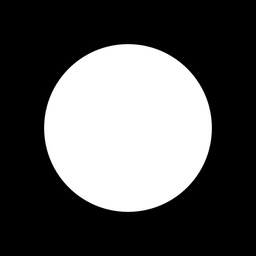
#> input picture data/circle.jpg, 256 x 256 px, shrunk from 650 x 650 before the run
$ python main.py --input data/circle.jpg --output_folder out
#> lines starting #> are read from the running program, lines starting #| are printed output that depends on the picture
### canny/utils.py
from PIL import Image
import matplotlib.pyplot as plt
import numpy as np

class Utils:
    @staticmethod
    def read_image(filepath):
#> called with filepath = 'data/circle.jpg'
        try:
            img = Image.open(filepath).convert('L')
            pixels = list(img.getdata())
#> pixels = 65536 items
            width, height = img.size
#> width = 256; height = 256
            image = []
            for i in range(height):
                row = []
                for j in range(width):
                    row.append(float(pixels[i * width + j]))
                image.append(row)
#> after the loop, image = 256 items
            return image
        except ImportError:
            pass
        except Exception as e:
            print(f"Read error: {e}")
            return None

        try:
            with open(filepath, 'rb') as f:
                header = f.readline().decode().strip()
                if header != 'P5':
                    raise ValueError('Not a valid PGM file')

                dimensions = f.readline().decode().strip()
                while dimensions.startswith('#'):
                    dimensions = f.readline().decode().strip()
                width, height = map(int, dimensions.split())

                maxval = int(f.readline().decode().strip())
                if maxval > 255:
                    raise ValueError('Only 8-bit PGM files are supported')

                pixels = f.read()
                if len(pixels) != width * height:
                    raise ValueError('Pixel data does not match specified dimensions')

                image = []
                for i in range(height):
                    row = []
                    for j in range(width):
                        row.append(float(pixels[i * width + j]))
                    image.append(row)

                return image
        except Exception as e:
            print(f"Read error: {e}")
            return None


    # [65 lines left out: functions save_image, read_image_with_library, save_image_with_library, not called in this run]

    @staticmethod
    def plot_frames(frames: list, titles: list, save_name: str) -> None:
        try:
            num_frames = len(frames)
            if num_frames == 0:
                return
            if num_frames <= 4:
                rows, cols = 2, 2
            elif num_frames <= 6:
                rows, cols = 2, 3
            elif num_frames <= 8:
                rows, cols = 2, 4
            else:
                rows = int(np.ceil(np.sqrt(num_frames)))
                cols = int(np.ceil(num_frames / rows))
            plt.figure(figsize=(4 * cols, 3 * rows))
            for i in range(num_frames):
                plt.subplot(rows, cols, i + 1)
                frame_array = np.array(frames[i])
                plt.imshow(frame_array, cmap='gray', vmin=0, vmax=255)
                if i < len(titles):
                    plt.title(titles[i], fontsize=10)
                else:
                    plt.title(f"Frame {i}", fontsize=10)

                plt.axis('off')
            plt.tight_layout()
            plt.savefig(save_name, bbox_inches='tight', dpi=150)
            plt.close()

        except Exception as e:
            print(f"Error creating visualization: {e}")
            for i, frame in enumerate(frames):
                try:
                    title = titles[i] if i < len(titles) else f"frame_{i}"
                    fallback_name = save_name.replace('.', f'_{title}.')
                    Utils.save_image(frame, fallback_name)
                except:
                    pass

### canny/convolution.py


class Convolution:
    @staticmethod
    def convolve(image, kernel):
        img_height = len(image)
        img_width = len(image[0])
        kernel_height = len(kernel)
        kernel_width = len(kernel[0])
        pad_h = kernel_height // 2
        pad_w = kernel_width // 2
        output = []
        for i in range(img_height):
            row = []
            for j in range(img_width):
                row.append(0.0)
            output.append(row)

        for i in range(img_height):
            for j in range(img_width):
                sum_val = 0.0
                for ki in range(kernel_height):
                    for kj in range(kernel_width):
                        ii = i + ki - pad_h
                        jj = j + kj - pad_w
                        if 0 <= ii < img_height and 0 <= jj < img_width:
                            sum_val += image[ii][jj] * kernel[ki][kj]
                output[i][j] = sum_val

        return output

### canny/canny.py
from .filters import Filters
from .convolution import Convolution
from .gradient import Gradients
from .nms import NMS
from .hysteresis import Hysteresis

class CannyEdgeDetector:
    def __init__(self, sigma=1.0, T=0.3, Th=100, Tl=50):
        self.sigma = sigma
        self.T = T
        self.Th = Th
        self.Tl = Tl
        self.gaussian_filter = Filters(sigma, T)
        self.Gx, self.Gy, self.scale_factor = self.gaussian_filter.get_derivative_masks()

    def process(self, image):
        conv = Convolution()
        fx = conv.convolve(image, self.Gx)
        fy = conv.convolve(image, self.Gy)
        grad_processor = Gradients(self.scale_factor)
        magnitude = grad_processor.compute_magnitude(fx, fy)
        direction = grad_processor.compute_direction(fx, fy)
        nms = NMS()
        nms_result, quantized = nms.apply(magnitude, direction)
        hysteresis = Hysteresis()
        edges = hysteresis.apply(nms_result, self.Th, self.Tl)
        return {
            'fx': fx,
            'fy': fy,
            'magnitude': magnitude,
            'direction': direction,
            'quantized': quantized,
            'nms': nms_result,
            'edges': edges
        }

    def hysteresis_thresholding(self, nms_image, Th, Tl):
        hysteresis = Hysteresis()
        return hysteresis.apply(nms_image, Th, Tl)

### canny/gradient.py
import math

class Gradients:
    def __init__(self, scale_factor=1.0):
        self.scale_factor = scale_factor

    def compute_magnitude(self, fx, fy):
        height = len(fx)
        width = len(fx[0])

        magnitude = []
        max_val = 0.0
        min_val = float('inf')

        for i in range(height):
            row = []
            for j in range(width):
                mag = math.sqrt(fx[i][j]**2 + fy[i][j]**2)
                mag = mag / self.scale_factor
                row.append(mag)

                if mag > max_val:
                    max_val = mag
                if mag < min_val:
                    min_val = mag
            magnitude.append(row)

        magnitude_scaled = []
        for i in range(height):
            row = []
            for j in range(width):
                if max_val > min_val:
                    val = (magnitude[i][j] - min_val) * 255.0 / (max_val - min_val)
                else:
                    val = 0
                row.append(val)
            magnitude_scaled.append(row)

        return magnitude_scaled

    def compute_direction(self, fx, fy):
        height = len(fx)
        width = len(fx[0])
        direction = []
        for i in range(height):
            row = []
            for j in range(width):
                angle_rad = math.atan2(fy[i][j], fx[i][j])
                angle_deg = math.degrees(angle_rad)
                angle_deg = angle_deg + 180.0
                row.append(angle_deg)
            direction.append(row)

        return direction

### canny/nms.py

class NMS:
    @staticmethod
    def quantize_direction(angle):
        if (0 <= angle < 22.5) or (157.5 <= angle < 202.5) or (337.5 <= angle <= 360):
            return 0
        elif (22.5 <= angle < 67.5) or (202.5 <= angle < 247.5):
            return 1
        elif (67.5 <= angle < 112.5) or (247.5 <= angle < 292.5):
            return 2
        else:
            return 3

    def apply(self, magnitude, direction):
        height = len(magnitude)
        width = len(magnitude[0])
        quantized = []
        for i in range(height):
            row = []
            for j in range(width):
                row.append(self.quantize_direction(direction[i][j]))
            quantized.append(row)

        suppressed = []
        for i in range(height):
            row = []
            for j in range(width):
                row.append(0.0)
            suppressed.append(row)

        for i in range(1, height - 1):
            for j in range(1, width - 1):
                q = quantized[i][j]
                current = magnitude[i][j]
                if q == 0:
                    neighbor1 = magnitude[i][j - 1]
                    neighbor2 = magnitude[i][j + 1]
                elif q == 1:
                    neighbor1 = magnitude[i - 1][j - 1]
                    neighbor2 = magnitude[i + 1][j + 1]
                elif q == 2:
                    neighbor1 = magnitude[i - 1][j]
                    neighbor2 = magnitude[i + 1][j]
                else:
                    neighbor1 = magnitude[i - 1][j + 1]
                    neighbor2 = magnitude[i + 1][j - 1]
                if current >= neighbor1 and current >= neighbor2:
                    suppressed[i][j] = current
                else:
                    suppressed[i][j] = 0.0

        quantized_vis = []
        for i in range(height):
            row = []
            for j in range(width):
                row.append(quantized[i][j] * 85)
            quantized_vis.append(row)

        return suppressed, quantized_vis

### canny/hysteresis.py


class Hysteresis:
    def __init__(self):
        self.visited = []

    def apply(self, magnitude, Th, Tl):
        height = len(magnitude)
        width = len(magnitude[0])
        edges = []
        for i in range(height):
            row = []
            for j in range(width):
                row.append(0)
            edges.append(row)

        self.visited = []
        for i in range(height):
            row = []
            for j in range(width):
                row.append(False)
            self.visited.append(row)

        for i in range(height):
            magnitude[i][0] = 0
            magnitude[i][width - 1] = 0
        for j in range(width):
            magnitude[0][j] = 0
            magnitude[height - 1][j] = 0

        for i in range(1, height - 1):
            for j in range(1, width - 1):
                if magnitude[i][j] >= Th and not self.visited[i][j]:
                    self.follow_edge(magnitude, edges, i, j, Tl)
        edges_output = []
        for i in range(height):
            row = []
            for j in range(width):
                row.append(edges[i][j] * 255)
            edges_output.append(row)

        return edges_output

    def follow_edge(self, magnitude, edges, start_i, start_j, Tl):
        height = len(magnitude)
        width = len(magnitude[0])
        stack = [(start_i, start_j)]
        while stack:
            i, j = stack.pop()
            if i < 0 or i >= height or j < 0 or j >= width:
                continue
            if self.visited[i][j]:
                continue
            if magnitude[i][j] < Tl:
                continue
            edges[i][j] = 1
            self.visited[i][j] = True
            neighbors = [
                (-1, -1), (-1, 0), (-1, 1),
                (0, -1),           (0, 1),
                (1, -1),  (1, 0),  (1, 1)
            ]
            for di, dj in neighbors:
                ni, nj = i + di, j + dj
                if (0 <= ni < height and 0 <= nj < width and
                    not self.visited[ni][nj] and magnitude[ni][nj] >= Tl):
                    stack.append((ni, nj))

### canny/filters.py
import math

class Filters:
    def __init__(self, sigma=1.0, T=0.3):
        self.sigma = sigma
        self.T = T
        self.filter_size = self.calculate_filter_size(sigma, T)

    @staticmethod
    def calculate_filter_size(sigma, T):
        sHalf = round(math.sqrt(-math.log(T) * 2 * sigma**2))
        N = 2 * sHalf + 1
        return N

    def create_meshgrid(self):
        sHalf = (self.filter_size - 1) // 2
        X = []
        Y = []
        for i in range(-sHalf, sHalf + 1):
            row_x = []
            row_y = []
            for j in range(-sHalf, sHalf + 1):
                row_x.append(j)
                row_y.append(i)
            X.append(row_x)
            Y.append(row_y)

        return X, Y

    def gaussian(self, x, y):
        return math.exp(-(x**2 + y**2) / (2 * self.sigma**2))

    def gaussian_derivative_x(self, x, y):
        return (-x / (self.sigma**2)) * self.gaussian(x, y)

    def gaussian_derivative_y(self, x, y):
        return (-y / (self.sigma**2)) * self.gaussian(x, y)

    def get_derivative_masks(self):
        X, Y = self.create_meshgrid()
        Gx = []
        Gy = []
        for i in range(len(X)):
            row_gx = []
            row_gy = []
            for j in range(len(X[0])):
                row_gx.append(self.gaussian_derivative_x(X[i][j], Y[i][j]))
                row_gy.append(self.gaussian_derivative_y(X[i][j], Y[i][j]))
            Gx.append(row_gx)
            Gy.append(row_gy)

        scale_factor = 255.0
        Gx_scaled = []
        Gy_scaled = []

        for i in range(len(Gx)):
            row_gx = []
            row_gy = []
            for j in range(len(Gx[0])):
                row_gx.append(round(Gx[i][j] * scale_factor))
                row_gy.append(round(Gy[i][j] * scale_factor))
            Gx_scaled.append(row_gx)
            Gy_scaled.append(row_gy)

        return Gx_scaled, Gy_scaled, scale_factor

### main.py
# Roll No.:         BSCS23134
# Name:             Jalal Ahmed
# Assignment No.:   02


import os
import argparse
from canny.utils import Utils
from canny.canny import CannyEdgeDetector

def main():
    parser = argparse.ArgumentParser(description='Canny Edge Detection')
    parser.add_argument('--input', type=str, required=True, help='Path to input image file or folder')
    parser.add_argument('--output_folder', type=str, required=True, help='Path to output folder')
    parser.add_argument('--input_ext', type=str, default='jpg', help='Input image extension (for folder processing)')
    parser.add_argument('--output_ext', type=str, default='png', help='Output image extension')

    args = parser.parse_args()
    if not os.path.exists(args.output_folder):
        os.makedirs(args.output_folder)
    image_files = []
    input_paths = []
    if os.path.isfile(args.input):
        if args.input.lower().endswith(('.jpg', '.jpeg', '.png', '.tif', '.tiff', '.bmp')):
            image_files = [os.path.basename(args.input)]
            input_paths = [args.input]
        else:
            print(f"Error: {args.input} is not a valid image file")
            return
    elif os.path.isdir(args.input):
        valid_extensions = ['.jpg', '.jpeg', '.png', '.tif', '.tiff', '.bmp']
        image_files = [f for f in os.listdir(args.input)
                      if any(f.lower().endswith(ext) for ext in valid_extensions)]
        input_paths = [os.path.join(args.input, f) for f in image_files]
    else:
        print(f"Error: {args.input} is not a valid file or directory")
        return

    if not image_files:
        print("No valid image files found")
        return
    for i, (image_file, input_path) in enumerate(zip(image_files, input_paths)):
        print(f"Processing {image_file}...")

        try:
            image = Utils.read_image(input_path)
#> image = 256 items
            if image is None:
                print(f"  Error: Could not read {image_file}")
                continue
            base_name = os.path.splitext(image_file)[0]
            sigma_values = [0.5, 1.0, 2.0]
            T = 0.3
            for sigma in sigma_values:
                print(f"  Processing with sigma={sigma}")
                detector = CannyEdgeDetector(sigma=sigma, T=T)
                results = detector.process(image)
                frames = [
                    image,
                    results['fx'],
                    results['fy'],
                    results['magnitude'],
                    results['quantized'],
                    results['nms'],
                    results['edges']
                ]
                frame_titles = [
                    "Original",
                    "Gradient X",
                    "Gradient Y",
                    "Magnitude",
                    "Quantized Directions",
                    "Non-Max Suppression",
                    "Final Edges"
                ]

                save_name = os.path.join(args.output_folder, f"{base_name}_sigma_{sigma}_complete.{args.output_ext}")
                Utils.plot_frames(frames, frame_titles, save_name)
#> this loop made 3 passes
#> pass 1, in plot_frames, `plt.savefig(save_name, bbox_inches='tight', dpi=150)`:
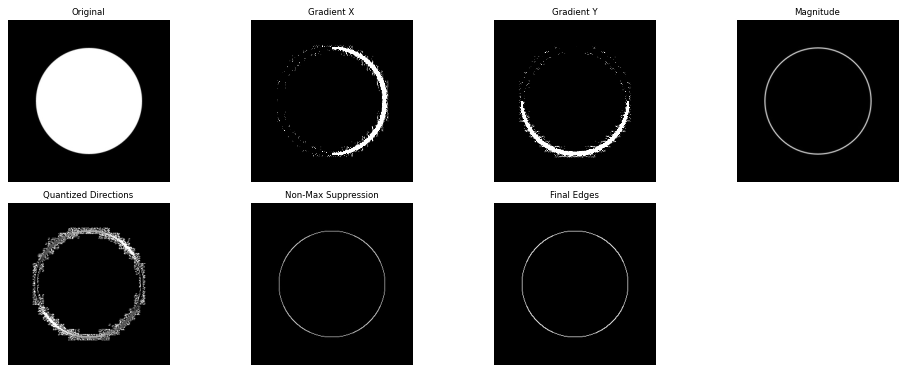
#> figure drawn by matplotlib, 7 panels
            print(f"  Processing sigma=1.0 with different thresholds")
            detector = CannyEdgeDetector(sigma=1.0, T=T)
            results = detector.process(image)
            threshold_combos = [(100, 50), (150, 75)]
            for Th, Tl in threshold_combos:
                edges = detector.hysteresis_thresholding(results['nms'], Th=Th, Tl=Tl)
                comparison_frames = [
                    image,
                    results['magnitude'],
                    results['nms'],
                    edges
                ]

                comparison_titles = [
                    "Original",
                    "Magnitude",
                    "NMS Result",
                    f"Edges (Th={Th}, Tl={Tl})"
                ]

                save_name = os.path.join(args.output_folder, f"{base_name}_sigma_1.0_Th{Th}_Tl{Tl}.{args.output_ext}")
                Utils.plot_frames(comparison_frames, comparison_titles, save_name)
#> this loop made 2 passes
#> num_frames in plot_frames on passes 1 to 2: 4, 4
#> pass 1, in plot_frames (call 4), `plt.savefig(save_name, bbox_inches='tight', dpi=150)`:
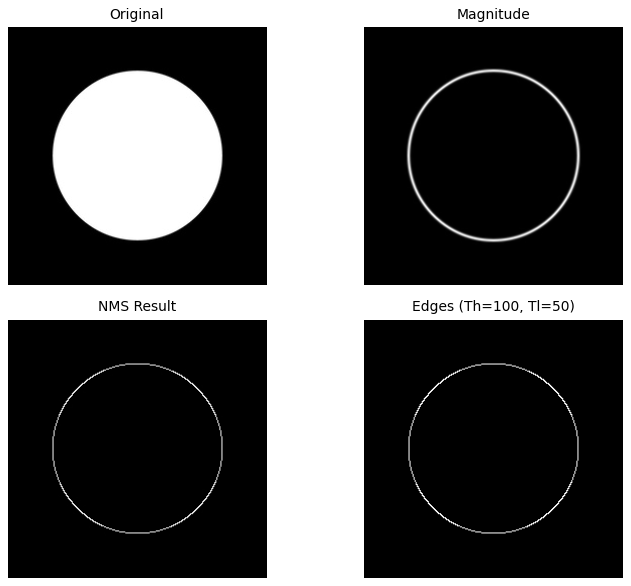
#> figure drawn by matplotlib, 4 panels

        except Exception as e:
            print(f"  Error processing {image_file}: {e}")
            continue

    print("Processing complete!")

if __name__ == "__main__":
    main()

$ run again, on data/ctscan.tif
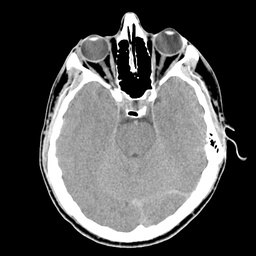
#> input picture data/ctscan.tif, 256 x 256 px, shrunk from 512 x 512 before the run
#> pixels = 65536 items
#> after the loop in read_image, `for i in range(height):`: image = 256 items
#> the loop in main, `for Th, Tl in threshold_combos:` made 2 passes
#> num_frames in plot_frames on passes 1 to 2: 4, 4
#> pass 1, in plot_frames (call 4), `plt.savefig(save_name, bbox_inches='tight', dpi=150)`:
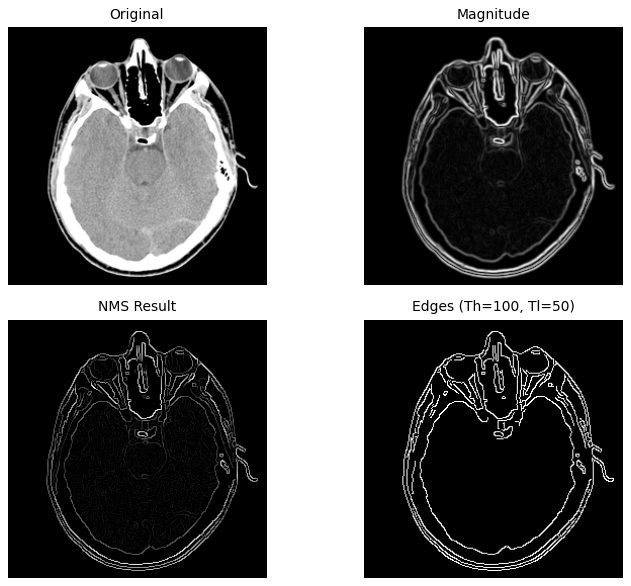
#> figure drawn by matplotlib, 4 panels
